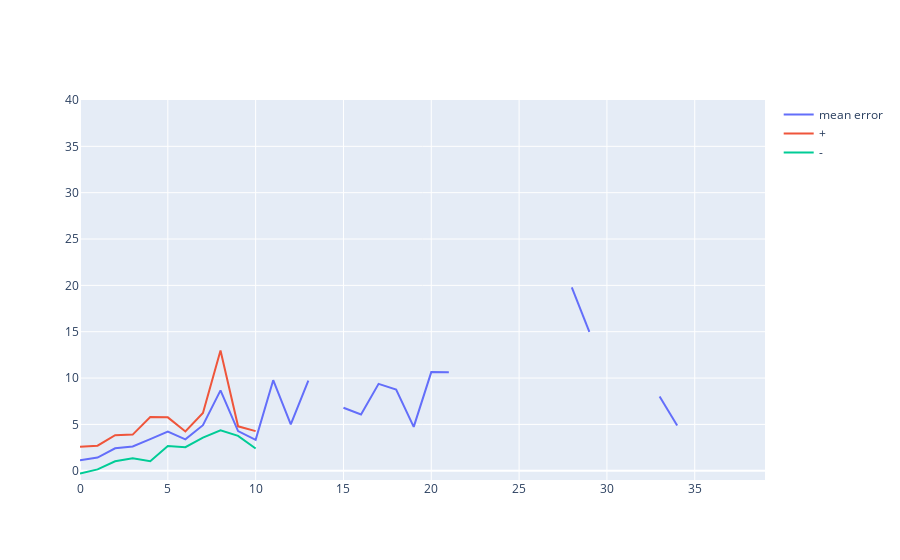

Write notebook code for a chart like this one.
### Code cell
fig = go.Figure()

fig.add_trace(go.Scatter(x=error_distribution["task_duration_in_about_hours"], y=error_distribution["mean"], mode='lines',name='mean error'))
fig.add_trace(go.Scatter(x=error_distribution["task_duration_in_about_hours"], y=error_distribution["standard_deviation_plus"], mode='lines',name='+'))
fig.add_trace(go.Scatter(x=error_distribution["task_duration_in_about_hours"], y=error_distribution["standard_deviation_minus"], mode='lines',name='-'))

fig.update(layout_yaxis_range = [-1,40])

### Figure 1 — Plotly figure (JSON) as saved in the notebook; plotly's stock layout.template omitted (floating-point values rounded to 4 significant figures)
{"data": [{"mode": "lines", "name": "mean error", "type": "scatter", "x": [0, 1, 2, 3, 4, 5, 6, 7, 8, 9, 10, 11, 12, 13, 14, 15, 16, 17, 18, 19, 20, 21, 22, 23, 24, 25, 26, 27, 28, 29, 30, 31, 32, 33, 34, 35, 36, 37, 38, 39], "y": [1.135, 1.424, 2.425, 2.625, 3.409, 4.216, 3.391, 4.911, 8.667, 4.279, 3.336, 9.766, 4.996, 9.727, null, 6.793, 6.07, 9.372, 8.751, 4.729, 10.64, 10.64, null, null, null, null, null, null, 19.78, 14.99, null, null, null, 8.012, 4.889, null, null, 19.92, null, null]}, {"mode": "lines", "name": "+", "type": "scatter", "x": [0, 1, 2, 3, 4, 5, 6, 7, 8, 9, 10, 11, 12, 13, 14, 15, 16, 17, 18, 19, 20, 21, 22, 23, 24, 25, 26, 27, 28, 29, 30, 31, 32, 33, 34, 35, 36, 37, 38, 39], "y": [2.578, 2.701, 3.828, 3.897, 5.784, 5.757, 4.24, 6.239, 12.97, 4.792, 4.276, null, null, 12.77, null, null, null, null, 12.74, null, 15.99, null, null, null, null, null, null, null, null, null, null, null, null, null, null, null, null, null, null, null]}, {"mode": "lines", "name": "-", "type": "scatter", "x": [0, 1, 2, 3, 4, 5, 6, 7, 8, 9, 10, 11, 12, 13, 14, 15, 16, 17, 18, 19, 20, 21, 22, 23, 24, 25, 26, 27, 28, 29, 30, 31, 32, 33, 34, 35, 36, 37, 38, 39], "y": [-0.3083, 0.1474, 1.021, 1.354, 1.034, 2.675, 2.542, 3.583, 4.362, 3.765, 2.396, null, null, 6.685, null, null, null, null, 4.765, null, 5.296, null, null, null, null, null, null, null, null, null, null, null, null, null, null, null, null, null, null, null]}], "layout": {"autosize": true, "xaxis": {"autorange": true, "range": [0, 39], "type": "linear"}, "yaxis": {"range": [-1, 40], "type": "linear"}}}
